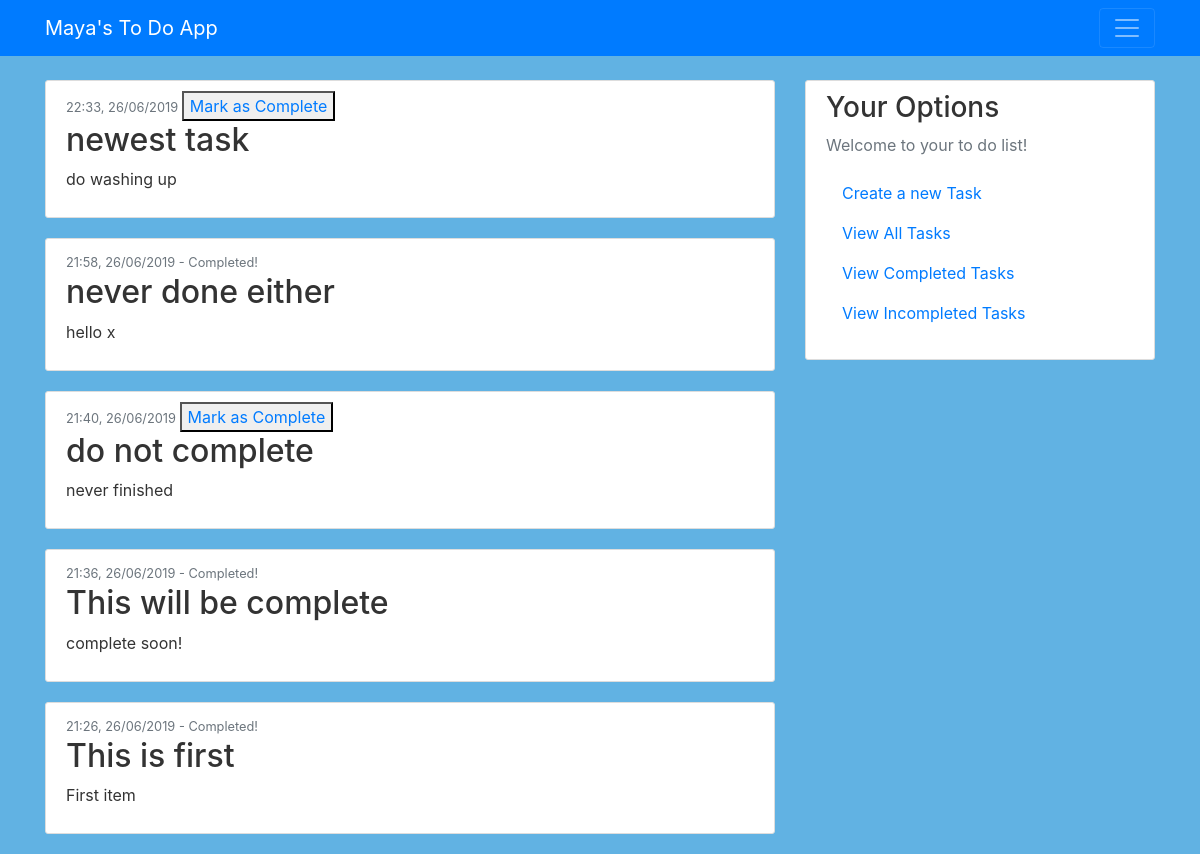
The page /view_all on the database as committed earlier.
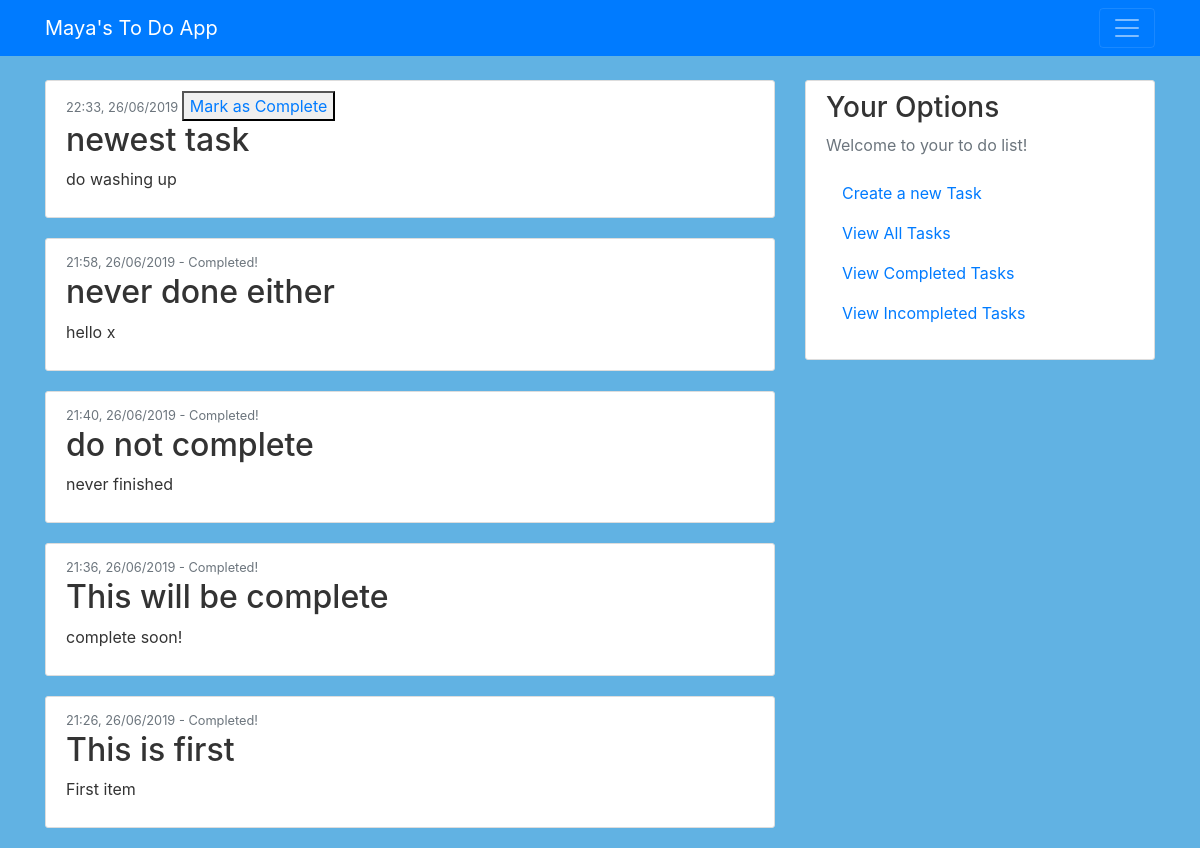
The same page on the database as committed later.
### app.py (models this page shows, shortened)
class Items(db.Model):
    id = db.Column(db.Integer, primary_key=True)
    title = db.Column(db.String(20), unique=False, nullable=False)
    content = db.Column(db.String(120), unique=True, nullable=False)
    date_posted = db.Column(db.DateTime, nullable=False, default=datetime.utcnow)
    complete = db.Column(db.Boolean, unique=False)

### app.py (the view)
@app.route("/")
@app.route("/view_all")
def view_all():
    posts = Items.query.order_by(Items.date_posted.desc()).all()
    return render_template('view_all.html', posts=posts)

### templates/view_all.html
{% extends "layout.html" %}
{% block content %}
    {% for post in posts %}
        <article class="media content-section">
          <div class="media-body">
            <div class="article-metadata">
              {% if post.complete == False %}
                <small class="text-muted">{{ post.date_posted.strftime("%H:%M, %d/%m/%Y") }} </small>
                <button type="button"> <a href="{{ url_for('view_completed',id=post.id) }}"> Mark as Complete </a> </button>
              {% elif post.complete == True %}
                <small class="text-muted">{{ post.date_posted.strftime("%H:%M, %d/%m/%Y") }} - Completed! </small>
              {% endif %}
            </div>
            <h2><a class="article-title">{{ post.title }}</a> </h2>
            <p class="article-content">{{ post.content }}</p>
          </div>
        </article>
    {% endfor %}
{% endblock content %}

### templates/layout.html (shortened to what this page needs)
<!DOCTYPE html>
<html>
<head>
    <link rel="stylesheet" href="https://maxcdn.bootstrapcdn.com/bootstrap/4.0.0/css/bootstrap.min.css">
    <link rel="stylesheet" type="text/css" href="{{ url_for('static', filename='main.css') }}">
</head>
<body>
    <header class="site-header">
      <nav class="navbar navbar-dark bg-primary fixed-top">
        <div class="container">
          <a class="navbar-brand mr-4" href="/">Maya's To Do App </a>
          <button class="navbar-toggler" type="button" data-toggle="collapse" data-target="#navbarToggle" aria-controls="navbarToggle" aria-expanded="false" aria-label="Toggle navigation">
            <span class="navbar-toggler-icon"></span>
          </button>
        </div>
      </nav>
    </header>
    <main role="main" class="container">
      <div class="row">
        <div class="col-md-8">
          {% block content %}{% endblock %}
        </div>
        <div class="col-md-4">
          <div class="content-section">
            <h3>Your Options</h3>
            <p class='text-muted'>Welcome to your to do list!
              <ul class="list-group">
                <a class="nav-item nav-link" href="/create">Create a new Task</a>
                <a class="nav-item nav-link" href="/view_all">View All Tasks</a>
                <a class="nav-item nav-link" href="{{ url_for('view_completed',id=0) }}">View Completed Tasks</a>
                <a class="nav-item nav-link" href="{{ url_for('view_incomplete') }}">View Incompleted Tasks</a>
              </ul>
            </p>
          </div>
        </div>
      </div>
    </main>
</body>
</html>

### static/main.css (style rules this page uses)
body { background: #61B2E3; color: #333333; margin-top: 5rem; }
.content-section { background: #ffffff; padding: 10px 20px; border: 1px solid #dddddd; border-radius: 3px; margin-bottom: 20px; }
.navbar { background-color: #61B2E3; border-color: #61B2E3; }

Rows that differ between the two databases and show on the page:
changed Items "do not complete": complete "Mark as Complete" → "- Completed!"
